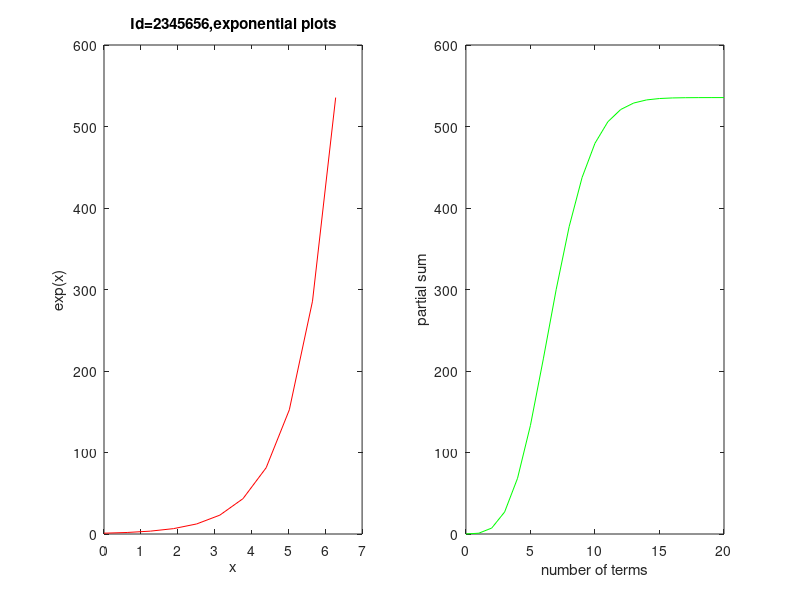

Recreate this plot in MATLAB.
% t vector 
t=0:0.1:1; % vecetor values from 0 to 1 with step size 0.1

% get the vector x
x=2*pi*t;

% get the value of exp(x)
y=exp(x);

% get ymax which is nothing but the last point(101st) in the vector y
ymax=y(end);

% display the value of exp(2pi) in the command window

disp(['exp(2pi)=',num2str(ymax)]) % [] use to concatenate strings ,
                                  % num2str will convert number to string
                                  
% xmax
xmax=2*pi;

% initialize z
z(1)=0;

% initialize s
s(1)=0;

% for loop from 1 to 20
for k=1:20
    z(k+1)=k; % no. of terms in the partial sum
    
    s(k+1)=s(k)+xmax^(k-1)/factorial(k-1); % gte the  (k+1)th partial sum    
    
end

% final partial sum
disp(['final partial sum=',num2str(s(end))]) % [] use to concatenate strings
                                             % num2str will convert number
                                             % to string

                                 
                                             
                                             
% plotting time
subplot(1,2,1) % 1 row ,2 columns(total 2 panels) ,third argument is the index of the current active axes

% plot y agains x
plot(x,y,'-r') % red lines
xlabel("x")
ylabel("exp(x)")
title("Id=2345656,exponential plots") % change id accordingly


% second graph
subplot(1,2,2)
plot(z,s,'-g') % green line
xlabel("number of terms")
ylabel("partial sum")

%%%%%%%%%%%%%%%%%%%%%%%%%% end %%%%%%%%%%%%%%%%%%%%%%%%%%%%%%%%%%%
